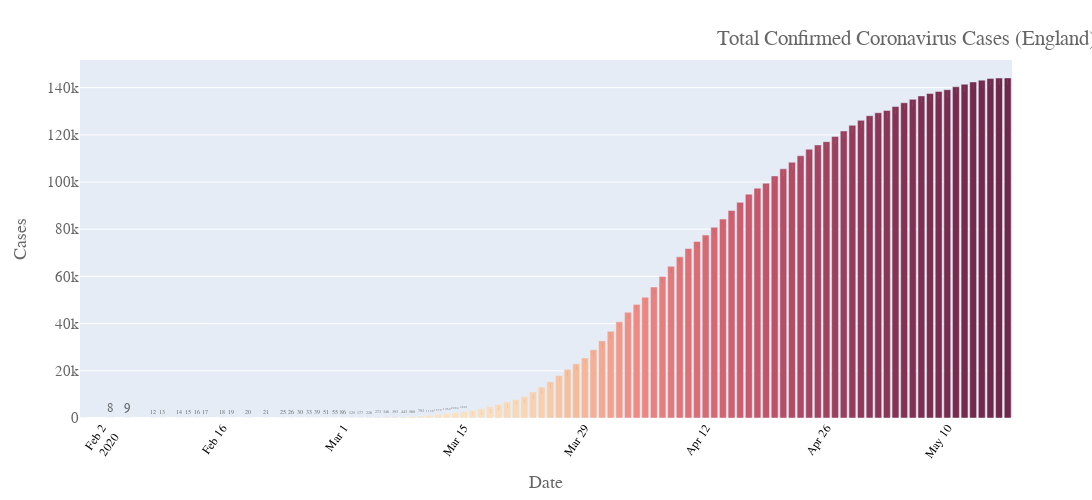

Notebook code for this chart:
### Code cell
fig = px.bar(d2, x="Date", y='Total Confirmed cases',text='Total Confirmed cases',
             color = 'Total Confirmed cases',
            color_continuous_scale=px.colors.sequential.Burgyl
            )
# fig.update_traces(texttemplate='%{text:.2s}', textposition='outside')
fig.update_layout(#title_text='Total confirmed cases (UK)',
                  title={
        'text': 'Total Confirmed Coronavirus Cases (England)',
#         'y':1.3,
        'x':0.83,
        'xanchor': 'center',
        'yanchor': 'top'},
                  yaxis_title="Cases",
    font=dict(
        family="Courier New, monospace",
        size=15,
        color="#666666"
    ),
                  width=1500, height=500,coloraxis_showscale=False)
fig.update_xaxes(tickangle=-55, tickfont=dict(family='Rockwell', color='black', size=12))

# fig.update_xaxes(tick0=1, dtick=0.5)
fig.write_image("images/{},total_confirmed_E.png".format(str(date.iloc[0].values)))
fig.show()

### Figure 1 — Plotly figure (JSON) as saved in the notebook; plotly's stock layout.template omitted (floating-point values rounded to 4 significant figures)
{"data": [{"alignmentgroup": "True", "hovertemplate": "Date=%{x}<br>Total Confirmed cases=%{marker.color}<extra></extra>", "legendgroup": "", "marker": {"color": [144127, 144072, 143844, 143179, 142415, 141452, 140365, 139128, 138401, 137505, 136481, 135027, 133597, 131982, 130340, 129357, 128096, 126130, 124012, 121635, 119342, 117119, 115720, 113903, 111123, 108361, 105582, 102585, 99498, 97409, 94831, 91388, 87932, 84304, 80861, 77518, 74822, 71819, 68290, 64260, 60000, 55504, 51167, 48140, 44813, 40778, 36768, 32687, 28925, 25439, 23001, 20629, 17974, 15364, 13103, 11085, 9068, 7861, 6827, 5746, 4816, 3906, 3227, 2681, 2284, 1969, 1579, 1158, 793, 568, 443, 393, 346, 273, 226, 177, 125, 86, 55, 51, 39, 33, 30, 26, 25, 21, 20, 19, 18, 17, 16, 15, 14, 13, 12, 9, 8, 2], "coloraxis": "coloraxis"}, "name": "", "offsetgroup": "", "orientation": "v", "showlegend": false, "text": [144127, 144072, 143844, 143179, 142415, 141452, 140365, 139128, 138401, 137505, 136481, 135027, 133597, 131982, 130340, 129357, 128096, 126130, 124012, 121635, 119342, 117119, 115720, 113903, 111123, 108361, 105582, 102585, 99498, 97409, 94831, 91388, 87932, 84304, 80861, 77518, 74822, 71819, 68290, 64260, 60000, 55504, 51167, 48140, 44813, 40778, 36768, 32687, 28925, 25439, 23001, 20629, 17974, 15364, 13103, 11085, 9068, 7861, 6827, 5746, 4816, 3906, 3227, 2681, 2284, 1969, 1579, 1158, 793, 568, 443, 393, 346, 273, 226, 177, 125, 86, 55, 51, 39, 33, 30, 26, 25, 21, 20, 19, 18, 17, 16, 15, 14, 13, 12, 9, 8, 2], "textposition": "auto", "type": "bar", "x": ["2020-05-17", "2020-05-16", "2020-05-15", "2020-05-14", "2020-05-13", "2020-05-12", "2020-05-11", "2020-05-10", "2020-05-09", "2020-05-08", "2020-05-07", "2020-05-06", "2020-05-05", "2020-05-04", "2020-05-03", "2020-05-02", "2020-05-01", "2020-04-30", "2020-04-29", "2020-04-28", "2020-04-27", "2020-04-26", "2020-04-25", "2020-04-24", "2020-04-23", "2020-04-22", "2020-04-21", "2020-04-20", "2020-04-19", "2020-04-18", "2020-04-17", "2020-04-16", "2020-04-15", "2020-04-14", "2020-04-13", "2020-04-12", "2020-04-11", "2020-04-10", "2020-04-09", "2020-04-08", "2020-04-07", "2020-04-06", "2020-04-05", "2020-04-04", "2020-04-03", "2020-04-02", "2020-04-01", "2020-03-31", "2020-03-30", "2020-03-29", "2020-03-28", "2020-03-27", "2020-03-26", "2020-03-25", "2020-03-24", "2020-03-23", "2020-03-22", "2020-03-21", "2020-03-20", "2020-03-19", "2020-03-18", "2020-03-17", "2020-03-16", "2020-03-15", "2020-03-14", "2020-03-13", "2020-03-12", "2020-03-11", "2020-03-10", "2020-03-09", "2020-03-08", "2020-03-07", "2020-03-06", "2020-03-05", "2020-03-04", "2020-03-03", "2020-03-02", "2020-03-01", "2020-02-29", "2020-02-28", "2020-02-27", "2020-02-26", "2020-02-25", "2020-02-24", "2020-02-23", "2020-02-21", "2020-02-19", "2020-02-17", "2020-02-16", "2020-02-14", "2020-02-13", "2020-02-12", "2020-02-11", "2020-02-09", "2020-02-08", "2020-02-05", "2020-02-03", "2020-01-31"], "xaxis": "x", "y": [144127, 144072, 143844, 143179, 142415, 141452, 140365, 139128, 138401, 137505, 136481, 135027, 133597, 131982, 130340, 129357, 128096, 126130, 124012, 121635, 119342, 117119, 115720, 113903, 111123, 108361, 105582, 102585, 99498, 97409, 94831, 91388, 87932, 84304, 80861, 77518, 74822, 71819, 68290, 64260, 60000, 55504, 51167, 48140, 44813, 40778, 36768, 32687, 28925, 25439, 23001, 20629, 17974, 15364, 13103, 11085, 9068, 7861, 6827, 5746, 4816, 3906, 3227, 2681, 2284, 1969, 1579, 1158, 793, 568, 443, 393, 346, 273, 226, 177, 125, 86, 55, 51, 39, 33, 30, 26, 25, 21, 20, 19, 18, 17, 16, 15, 14, 13, 12, 9, 8, 2], "yaxis": "y"}], "layout": {"barmode": "relative", "coloraxis": {"colorbar": {"title": {"text": "Total Confirmed cases"}}, "colorscale": [[0, "rgb(251, 230, 197)"], [0.1667, "rgb(245, 186, 152)"], [0.3333, "rgb(238, 138, 130)"], [0.5, "rgb(220, 113, 118)"], [0.6667, "rgb(200, 88, 108)"], [0.8333, "rgb(156, 63, 93)"], [1, "rgb(112, 40, 74)"]], "showscale": false}, "font": {"color": "#666666", "family": "Courier New, monospace", "size": 15}, "height": 500, "legend": {"tracegroupgap": 0}, "margin": {"t": 60}, "title": {"text": "Total Confirmed Coronavirus Cases (England)", "x": 0.83, "xanchor": "center", "yanchor": "top"}, "width": 1500, "xaxis": {"anchor": "y", "domain": [0, 1], "tickangle": -55, "tickfont": {"color": "black", "family": "Rockwell", "size": 12}, "title": {"text": "Date"}}, "yaxis": {"anchor": "x", "domain": [0, 1], "title": {"text": "Cases"}}}}
